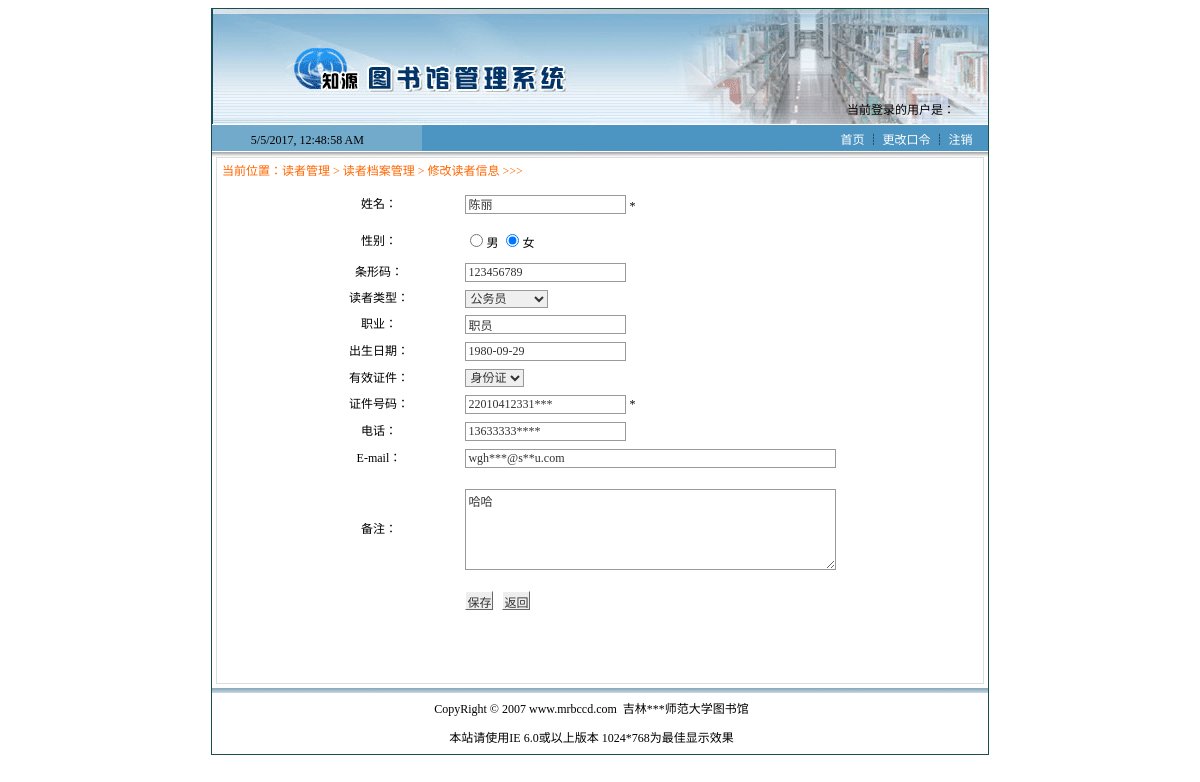
The app's page /reader_modify.php?id=1 with its own data.
### tables this page shows
CREATE TABLE IF NOT EXISTS `tb_reader` (
  `id` int(10) unsigned NOT NULL AUTO_INCREMENT,
  `name` varchar(20) DEFAULT NULL,
  `sex` varchar(4) DEFAULT NULL,
  `barcode` varchar(30) DEFAULT NULL,
  `vocation` varchar(50) DEFAULT NULL,
  `birthday` date DEFAULT NULL,
  `paperType` varchar(10) DEFAULT NULL,
  `paperNO` varchar(20) DEFAULT NULL,
  `tel` varchar(20) DEFAULT NULL,
  `email` varchar(100) DEFAULT NULL,
  `createDate` date DEFAULT NULL,
  `operator` varchar(30) DEFAULT NULL,
  `remark` mediumtext,
  `typeid` int(11) DEFAULT NULL,
  PRIMARY KEY (`id`)
);

CREATE TABLE IF NOT EXISTS `tb_readertype` (
  `id` int(10) unsigned NOT NULL AUTO_INCREMENT,
  `name` varchar(50) DEFAULT NULL,
  `number` int(4) DEFAULT NULL,
  PRIMARY KEY (`id`)
);

### reader_modify.php (the view, shortened to what this page needs)
<html>
<head>
<link href="CSS/style.css" rel="stylesheet">
</head>
<body>
<table width="778" border="0" align="center" cellpadding="0" cellspacing="0" class="tableBorder">
  <tr>
    <td>
	<?php include("navigation.php");?>
	</td>
	</tr>
	<td>
	<table width="100%"  border="0" cellspacing="0" cellpadding="0">
  <tr>
    <td valign="top" bgcolor="#FFFFFF"><table width="99%" height="510"  border="0" align="center" cellpadding="0" cellspacing="0" bgcolor="#FFFFFF" class="tableBorder_gray">
  <tr>
    <td height="510" valign="top" style="padding:5px;"><table width="98%" height="487"  border="0" cellpadding="0" cellspacing="0">
      <tr>
        <td height="22" valign="top" class="word_orange">当前位置：读者管理 &gt; 读者档案管理 &gt; 修改读者信息 &gt;&gt;&gt;</td>
      </tr>
      <tr>
        <td align="center" valign="top"><table width="100%" height="493"  border="0" cellpadding="0" cellspacing="0">
  <tr>
<?php
  include("conn/conn.php");
	$query=mysqli_query($conn,"select * from tb_reader where id='".$_GET[id]."'");
	$result=mysqli_fetch_array($query);
?>
    <td align="center" valign="top">	<form name="form1" method="post" action="reader_modifyok.php">
      <table width="600" height="432"  border="0" cellpadding="0" cellspacing="0" bgcolor="#FFFFFF">
        <tr>
          <td width="173" align="center">姓名：</td>
          <td width="427" height="39">
            <input name="name" type="text" value="<?php echo $result[name];?>">
        *
        <input name="readerid" type="hidden" id="readerid" value="<?php echo $result[id];?>"></td>
        </tr>
        <tr>
          <td width="173" align="center">性别：</td>
          <td height="35">
		  <input name="sex" type="radio" class="noborder" id="radiobutton"  value="男" <?php if($result[sex]=="男"){?> checked <?php }?>>男
          <input name="sex" type="radio" class="noborder" value="女" <?php if($result[sex]=="女"){?> checked <?php }?>>女
		</td>
        </tr>
        <tr>
          <td align="center">条形码：</td>
          <td><input name="barcode" type="text" id="barcode" value="<?php echo $result[barcode];?>">
        </td>
        </tr>
        <tr>
          <td align="center">读者类型：</td>
          <td>
            <select name="typeid" class="wenbenkuang" id="typeid">
<?php
  $sql=mysqli_query($conn,"select * from tb_readertype");
  $info=mysqli_fetch_array($sql);
  do{
?>
              <option value="<?php echo $info[id];?>" <?php if($result[typeid]==$info[id]){?> selected<?php }?>><?php echo $info[name];?></option>
              <?php
}while($info=mysqli_fetch_array($sql));
?>
                        </select>
          </td>
        </tr>
        <tr>
          <td align="center">职业：</td>
          <td><input name="vocation" type="text" id="vocation" value="<?php echo $result[vocation];?>"></td>
        </tr>
        <tr>
          <td align="center">出生日期：</td>
          <td><input name="birthday" type="text" id="birthday" value="<?php echo $result[birthday];?>"></td>
        </tr>
        <tr>
          <td align="center">有效证件：</td>
          <td>
		<select name="paperType" class="wenbenkuang" id="paperType">
             <option value="身份证" <?php if($result[paperType]=="身份证"){?> selected <?php }?>>身份证</option>
         </select></td>
        </tr>
        <tr>
          <td align="center">证件号码：</td>
          <td><input name="paperNO" type="text" id="paperNO" value="<?php echo $result[paperNO];?>">
        * </td>
        </tr>
        <tr>
          <td align="center">电话：</td>
          <td><input name="tel" type="text" id="tel" value="<?php echo $result[tel];?>"></td>
        </tr>
        <tr>
          <td align="center">E-mail：</td>
          <td><input name="email" type="text" id="email" value="<?php echo $result[email];?>" size="50">
                        </td>
        </tr>
        <tr>
          <td align="center">备注：</td>
          <td><textarea name="remark" cols="50" rows="5" class="wenbenkuang" id="remark"><?php echo $result[remark];?></textarea></td>
        </tr>
        <tr>
          <td align="center">&nbsp;</td>
          <td><input name="Submit" type="submit" class="btn_grey" value="保存" onClick="return check(form1)">
        <input name="Submit2" type="button" class="btn_grey" value="返回" onClick="history.back()"></td>
        </tr>
      </table>
    </form></td>
  </tr>
</table></td>
      </tr>
    </table>
</td>
  </tr>
</table><?php include("copyright.php");?></td>
  </tr>
</table>
</td>
</table>
</body>
</html>

### css/style.css (style rules this page uses)
td { font-size: 9pt; line-height:144%; }
.btn_grey { font-family: "宋体"; font-size: 9pt;color: #333333; background-color: #eeeeee;cursor: hand;padding:1px;height:19px; border-top: 1px solid #FFFFFF;border-right:1px solid #666666; border-bottom: 1px solid #666666;border-left: 1px solid #FFFFFF; }
.word_orange { font-size: 9pt; color: #FF6600; }
input { font-family: "宋体"; font-size: 9pt; color: #333333; border: 1px solid #999999; }
.wenbenkuang { font-family: "宋体"; font-size: 9pt; color: #333333; border: 1px solid #999999; }
.tableBorder { border: #1B4E51 1px solid }
.tableBorder_gray { border: #DDDDDD 1px solid }
.noborder { border-style:none; }

### records on screen
tb_reader: name "陈丽", sex "☑", barcode "123456789", typeid "公务员", vocation "职员", birthday "1980-09-29", paperType "身份证", paperNO "22010412331***", tel "13633333****", email "wgh***@s**u.com", remark "哈哈"
